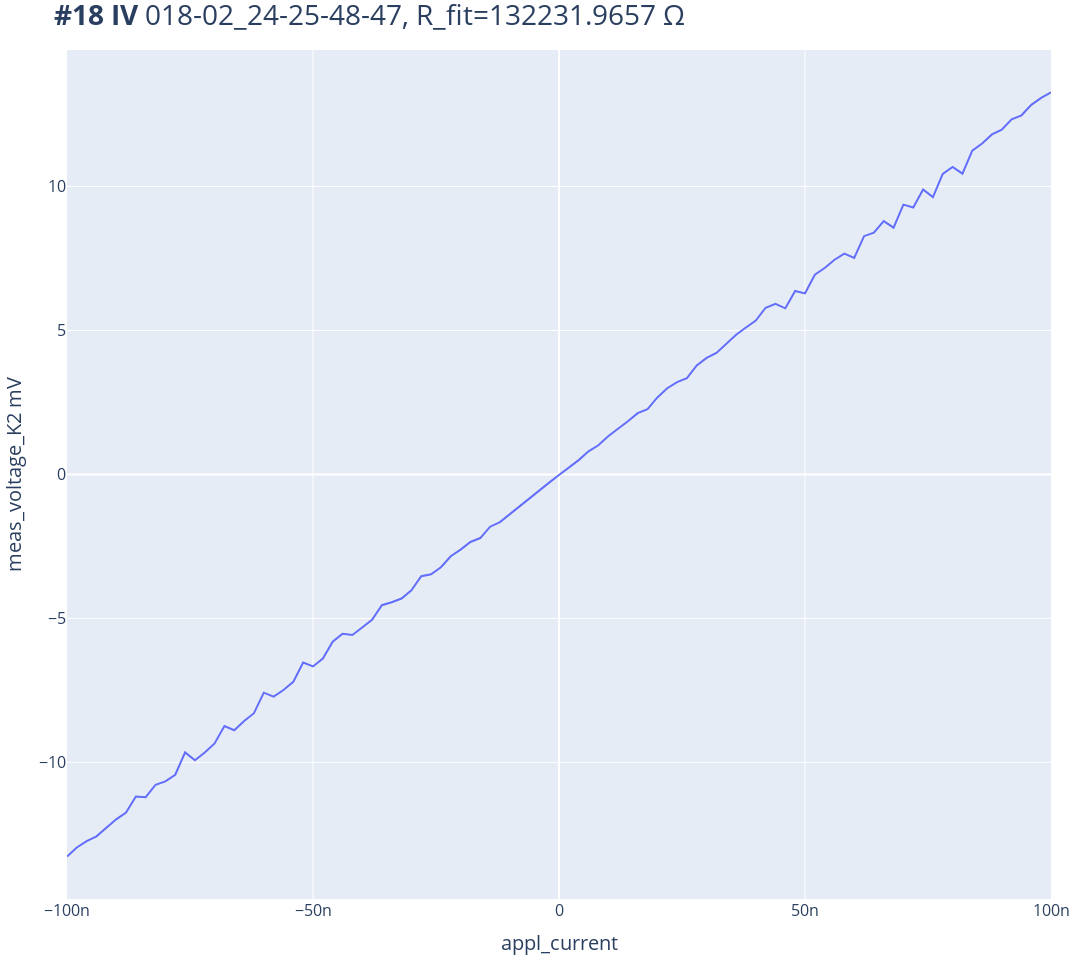

Notebook code cell kept with this figure:
### Code cell
appl_current(-100e-9)
sleep(1)

# exp = qc.new_experiment('IV', sample_name='018_1kOhm')
exp = qc.new_experiment('IV', sample_name='018-02_24-25-48-47')

dataid = do1d(appl_current, -100e-9 ,100e-9, 101, 0.01,meas_voltage_K2,)
# dataid = do1d(appl_current, 6e-6 , -6e-6, 251, 0.01, meas_voltage_K1)
# ivvi.set_dacs_zero()

appl_current(0)
# plot = plot_by_id(dataid)
print(f"R = {get_R_from_IV(dataid)}")
IV(dataid)
# IV_diff(dataid)

### Figure 1 — Plotly figure (JSON) as saved in the notebook; plotly's stock layout.template omitted (floating-point values rounded to 4 significant figures)
{"data": [{"mode": "lines", "name": "Voltage vs. Current", "type": "scatter", "x": [-1e-07, -9.8e-08, -9.6e-08, -9.4e-08, -9.2e-08, -9e-08, -8.8e-08, -8.6e-08, -8.4e-08, -8.2e-08, -8e-08, -7.8e-08, -7.6e-08, -7.4e-08, -7.2e-08, -7e-08, -6.8e-08, -6.6e-08, -6.4e-08, -6.2e-08, -6e-08, -5.8e-08, -5.6e-08, -5.4e-08, -5.2e-08, -5e-08, -4.8e-08, -4.6e-08, -4.4e-08, -4.2e-08, -4e-08, -3.8e-08, -3.6e-08, -3.4e-08, -3.2e-08, -3e-08, -2.8e-08, -2.6e-08, -2.4e-08, -2.2e-08, -2e-08, -1.8e-08, -1.6e-08, -1.4e-08, -1.2e-08, -1e-08, -8e-09, -6e-09, -4e-09, -2e-09, -1.323e-23, 2e-09, 4e-09, 6e-09, 8e-09, 1e-08, 1.2e-08, 1.4e-08, 1.6e-08, 1.8e-08, 2e-08, 2.2e-08, 2.4e-08, 2.6e-08, 2.8e-08, 3e-08, 3.2e-08, 3.4e-08, 3.6e-08, 3.8e-08, 4e-08, 4.2e-08, 4.4e-08, 4.6e-08, 4.8e-08, 5e-08, 5.2e-08, 5.4e-08, 5.6e-08, 5.8e-08, 6e-08, 6.2e-08, 6.4e-08, 6.6e-08, 6.8e-08, 7e-08, 7.2e-08, 7.4e-08, 7.6e-08, 7.8e-08, 8e-08, 8.2e-08, 8.4e-08, 8.6e-08, 8.8e-08, 9e-08, 9.2e-08, 9.4e-08, 9.6e-08, 9.8e-08, 1e-07], "y": [-13.27, -12.96, -12.73, -12.57, -12.27, -11.98, -11.74, -11.18, -11.21, -10.78, -10.66, -10.43, -9.653, -9.929, -9.659, -9.344, -8.735, -8.883, -8.561, -8.292, -7.579, -7.719, -7.486, -7.201, -6.534, -6.669, -6.392, -5.807, -5.531, -5.577, -5.315, -5.051, -4.542, -4.44, -4.31, -4.022, -3.535, -3.469, -3.224, -2.841, -2.611, -2.345, -2.209, -1.815, -1.656, -1.38, -1.088, -0.8188, -0.5388, -0.2849, -0.01739, 0.2498, 0.4978, 0.8044, 1.013, 1.329, 1.571, 1.844, 2.129, 2.271, 2.675, 2.992, 3.209, 3.346, 3.784, 4.047, 4.222, 4.541, 4.853, 5.104, 5.346, 5.79, 5.923, 5.77, 6.374, 6.287, 6.934, 7.17, 7.456, 7.67, 7.519, 8.275, 8.395, 8.796, 8.571, 9.369, 9.271, 9.899, 9.63, 10.44, 10.68, 10.45, 11.24, 11.49, 11.81, 11.98, 12.34, 12.47, 12.84, 13.08, 13.27]}], "layout": {"height": 960, "margin": {"b": 10, "l": 10, "r": 10, "t": 50}, "title": {"font": {"size": 28}, "text": "<b>#18 IV</b> 018-02_24-25-48-47, R_fit=132231.9657 Ω"}, "width": 1080, "xaxis": {"tickfont": {"size": 16}, "title": {"font": {"size": 20}, "text": "appl_current"}}, "yaxis": {"tickfont": {"size": 16}, "title": {"font": {"size": 20}, "text": "meas_voltage_K2 mV"}}}}
